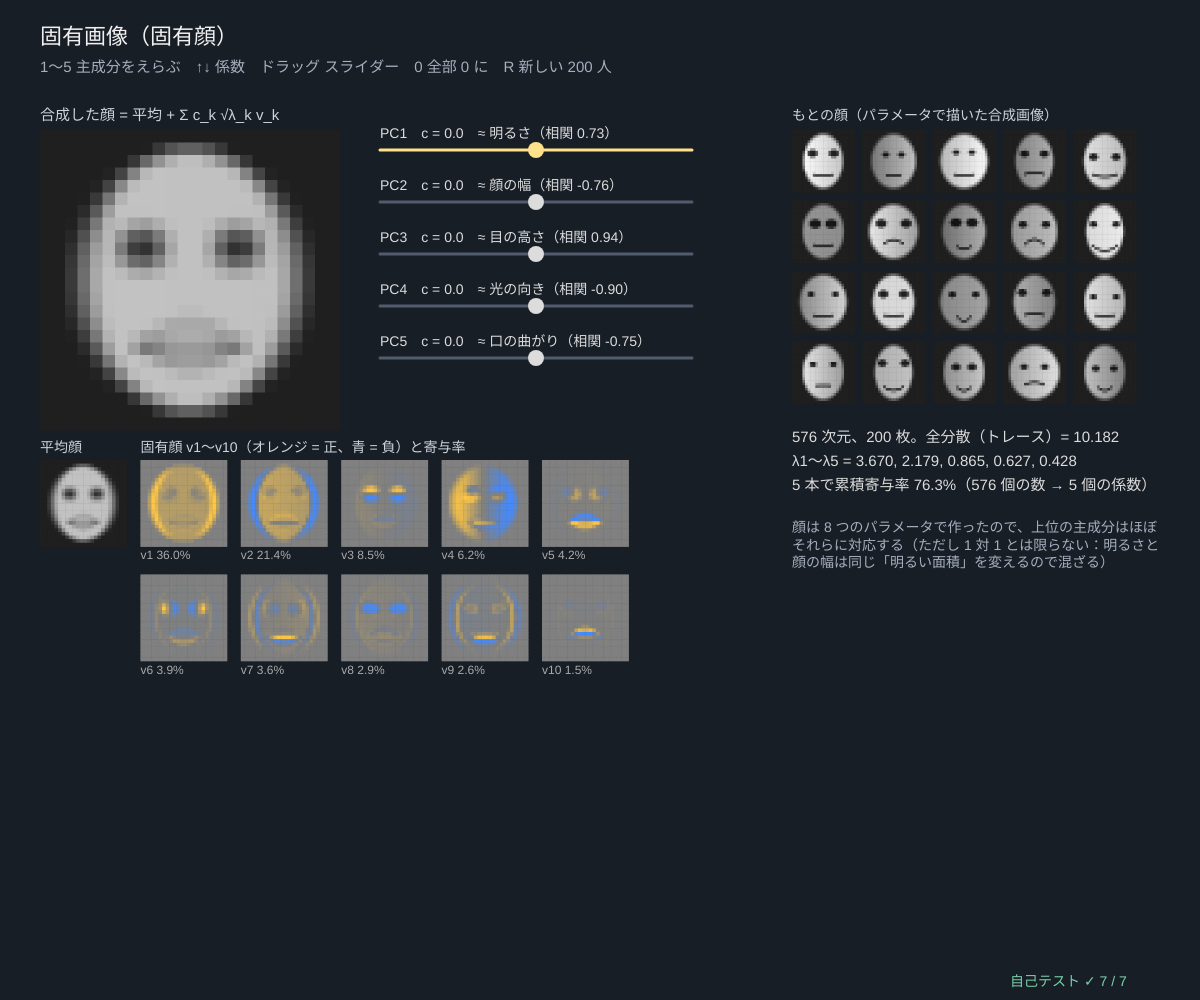
Frame 1 (no input)
Frame 60 (no input): identical to frame 1, image omitted
Frame 120 (the mouse pressed at the canvas centre since frame 60): identical to frame 1, image omitted

The p5.js sketch that drew this single still picture (run headless with seeded random() and noise() and a simulated clock; from frame 60 on, the mouse is pressed at the canvas centre):

// p5.js sketch
// ── sketch.js
// ============================================
// 08 固有画像（固有顔）─ 24×24 = 576 次元の「顔」200 枚を PCA して、顔の「変わり方」を取り出す
// 顔はパラメータ（顔の幅・目の間隔・目の高さ・目の大きさ・口の曲がり・口の幅・明るさ・光の向き）を乱数で選んで描いた合成画像
//   576 次元の共分散行列（576×576）は大きすぎるので、グラム行列 G = Xc Xcᵀ/(n − 1)（200×200）の固有ベクトル u を
//   部分空間反復法（べき乗法を 12 本まとめて）で求め、主成分 v = Xcᵀ u / ‖Xcᵀ u‖ にする（G と C の 0 でない固有値は同じ）
//   新しい顔 = 平均顔 + Σ c_k √λ_k v_k。各主成分が「どのパラメータと一番相関するか」を数で表示
// 1〜5 主成分をえらぶ / ↑↓ その係数 c（σ 単位）/ ドラッグ スライダー / 0 係数を 0 に / R 新しい 200 人
// ============================================

const NFACE = 200, KPC = 12;           // ★ 顔の数、求める主成分の数
const PNAMES = { faceW: '顔の幅', eyeDist: '目の間隔', eyeY: '目の高さ', eyeSize: '目の大きさ', mouthCurve: '口の曲がり', mouthW: '口の幅', bright: '明るさ', light: '光の向き' };
let seedF = 8, faces = [], params = [], muF = null, pc = null, coef = [0, 0, 0, 0, 0], selK = 0, dragK = -1, meaning = [];

function setup() { createCanvas(windowWidth, windowHeight); textWrap(CHAR); selfTest(); rebuild(); }
function buildFaces(seed) { seedRng(seed); let P = Array.from({ length: NFACE }, () => randomFaceParams()); return { P, F: P.map(makeFace) }; }
// ★ PCA（グラム行列のやり方）と、各主成分の意味（いちばん相関の強いパラメータ）
function analyse(P, F) {
  let mu = colMeans(F), Xc = centerCols(F, mu), r = pcaGram(Xc, KPC, 150), sc = projectData(F, mu, r.vecs, 6);
  let mean = sc[0].map((_, k) => { let best = Object.keys(PNAMES).map((p) => [p, corrOf(sc.map((s) => s[k]), P.map((q) => q[p]))]).sort((a, b) => Math.abs(b[1]) - Math.abs(a[1])); return best[0]; });
  return { mu, Xc, r, sc, mean };
}
function rebuild() { let b = buildFaces(seedF); params = b.P; faces = b.F; let a = analyse(params, faces); muF = a.mu; pc = a.r; meaning = a.mean; drawStatic(); }
function synth() { let x = muF.slice(); coef.forEach((c, k) => { let s = c * Math.sqrt(pc.vals[k]); for (let j = 0; j < x.length; j++) x[j] += s * pc.vecs[k][j]; }); return x; }
// 画像を描く（cv = 描く先。固有顔などは 1 度だけバッファに描いておき、毎フレームはそれを貼るだけ）
function drawImg(cv, v, x, y, s, signed) {
  let m = signed ? Math.max(...v.map(Math.abs)) || 1 : 1; cv.noStroke();
  for (let i = 0; i < v.length; i++) { let t = v[i] / m; if (signed) cv.fill(t > 0 ? 128 + 127 * t : 128 + 60 * t, t > 0 ? 128 + 70 * t : 128 - 10 * t, t > 0 ? 128 - 60 * t : 128 - 127 * t); else cv.fill(clampv(255 * v[i], 0, 255)); cv.rect(x + (i % FACE_N) * s, y + Math.floor(i / FACE_N) * s, s + 0.5, s + 0.5); }
}
let staticG = null;
function drawStatic() {
  if (!staticG || staticG.width !== width || staticG.height !== height) staticG = createGraphics(width, height);
  let h = staticG; h.clear(); h.textAlign(LEFT, BASELINE);
  let ey = 460, es = 3.6, step = FACE_N * es + 14;
  h.noStroke(); h.fill(205, 212, 222); h.textSize(14); h.text('平均顔', 40, ey - 8); drawImg(h, muF, 40, ey, es, false);
  h.fill(205, 212, 222); h.text('固有顔 v1〜v10（オレンジ = 正、青 = 負）と寄与率', 40 + step, ey - 8);
  for (let k = 0; k < 10; k++) { let x = 40 + step * (1 + (k % 5)), y = ey + Math.floor(k / 5) * (step + 14); drawImg(h, pc.vecs[k], x, y, es, true); h.fill(170); h.textSize(12); h.text('v' + (k + 1) + ' ' + fmtN((100 * pc.vals[k]) / pc.gramTrace, 1) + '%', x, y + FACE_N * es + 13); }
  let gx = width * 0.66, gs = 2.6, gstep = FACE_N * gs + 8;
  h.fill(205, 212, 222); h.textSize(14); h.text('もとの顔（パラメータで描いた合成画像）', gx, 120);
  for (let i = 0; i < 20; i++) drawImg(h, faces[i], gx + (i % 5) * gstep, 130 + Math.floor(i / 5) * gstep, gs, false);
}
function sliderGeo(k) { return { x: 40 + 300 + 40, y: 150 + k * 52, w: Math.min(330, width * 0.26) }; }

function draw() {
  background(24, 30, 38);
  // ---- 合成した顔（大）と平均顔
  textAlign(LEFT, BASELINE); noStroke(); fill(205, 212, 222); textSize(15); text('合成した顔 = 平均 + Σ c_k √λ_k v_k', 40, 120);
  if (!staticG || staticG.width !== width) drawStatic();
  image(staticG, 0, 0);
  drawImg(window, synth(), 40, 130, 12.5, false);
  // ---- スライダー
  for (let k = 0; k < 5; k++) {
    let g = sliderGeo(k), px = g.x + ((coef[k] + 3) / 6) * g.w;
    stroke(k === selK ? color(255, 225, 140) : color(80, 92, 108)); strokeWeight(3); line(g.x, g.y, g.x + g.w, g.y);
    noStroke(); fill(k === selK ? color(255, 225, 140) : 220); circle(px, g.y, 16);
    textSize(14); textAlign(LEFT, BASELINE); fill(220); text('PC' + (k + 1) + '　c = ' + fmtN(coef[k], 1) + '　' + (meaning[k] ? '≈ ' + PNAMES[meaning[k][0]] + '（相関 ' + fmtN(meaning[k][1], 2) + '）' : ''), g.x, g.y - 12);
  }
  // ---- 右：数字
  let gx = width * 0.66, gstep = FACE_N * 2.6 + 8, y = 130 + 4 * gstep + 30, cum = pc.vals.slice(0, 5).reduce((a, b) => a + b, 0) / pc.gramTrace;
  fill(220); textSize(15);
  text('576 次元、' + NFACE + ' 枚。全分散（トレース）= ' + fmtN(pc.gramTrace, 3), gx, y);
  text('λ1〜λ5 = ' + pc.vals.slice(0, 5).map((v) => fmtN(v, 3)).join(', '), gx, y + 24);
  text('5 本で累積寄与率 ' + fmtN(100 * cum, 1) + '%（576 個の数 → 5 個の係数）', gx, y + 48);
  fill(165, 175, 190); textSize(14); text('顔は 8 つのパラメータで作ったので、上位の主成分はほぼそれらに対応する（ただし 1 対 1 とは限らない：明るさと顔の幅は同じ「明るい面積」を変えるので混ざる）', gx, y + 80, width - gx - 30);
  noStroke(); fill(240); textSize(22); text('固有画像（固有顔）', 40, 44);
  fill(165, 175, 190); textSize(15); text('1〜5 主成分をえらぶ　↑↓ 係数　ドラッグ スライダー　0 全部 0 に　R 新しい 200 人', 40, 72);
  drawSelfTest(width - 190, height - 14);
}

function mousePressed() { dragK = -1; for (let k = 0; k < 5; k++) { let g = sliderGeo(k); if (mouseX > g.x - 10 && mouseX < g.x + g.w + 10 && Math.abs(mouseY - g.y) < 14) { dragK = k; selK = k; mouseDragged(); } } }
function mouseDragged() { if (dragK < 0) return; let g = sliderGeo(dragK); coef[dragK] = clampv(((mouseX - g.x) / g.w) * 6 - 3, -3, 3); }
function mouseReleased() { dragK = -1; }
function keyPressed() {
  for (let k = 1; k <= 5; k++) if (key === String(k)) selK = k - 1;
  if (key === UP_ARROW || key === DOWN_ARROW) coef[selK] = clampv(coef[selK] + (key === UP_ARROW ? 0.5 : -0.5), -3, 3);
  if (key === '0') coef = [0, 0, 0, 0, 0];
  if (key === 'r' || key === 'R') { seedF++; coef = [0, 0, 0, 0, 0]; rebuild(); }
  return false;
}

// ---- 自己テスト
function selfTest() {
  selfTestResults = [];
  let b = buildFaces(8), a = analyse(b.P, b.F), n = NFACE, Cv = (v) => { let t = a.Xc.map((r) => dotv(r, v)), out = new Array(v.length).fill(0); a.Xc.forEach((r, i) => { for (let j = 0; j < r.length; j++) out[j] += (t[i] * r[j]) / (n - 1); }); return out; };
  let tr = a.r.gramTrace, trC = a.Xc.reduce((s, r) => s + dotv(r, r), 0) / (n - 1);
  check('グラム行列のトレース = 共分散行列のトレース（全分散）', near(tr, trC, 1e-12 * trC));
  check('12 本の主成分は正規直交（1e-9）', orthoError(a.r.vecs) < 1e-9);
  check('C v = λ v（C は作らずに Xcᵀ(Xc v)/(n − 1) で確かめる。ずれ ≤ 1e-8 × トレース）', a.r.vecs.every((v, k) => { let w = Cv(v); return w.every((x, j) => Math.abs(x - a.r.vals[k] * v[j]) < 1e-8 * tr); }));
  seedRng(3); let v = unitv(b.F[0].map(() => gaussRnd())); for (let it = 0; it < 300; it++) v = unitv(Cv(v));
  check('576 次元で直接べき乗法（300 回）の λ1 と一致（1e-8）、向きも同じ', near(dotv(v, Cv(v)), a.r.vals[0], 1e-8 * tr) && angleBetween(v, a.r.vecs[0]) < 1e-3);
  let E = b.F.reduce((s, r, i) => { let xh = reconstructRow(projectData([r], a.mu, a.r.vecs, KPC)[0], a.mu, a.r.vecs); return s + r.reduce((q, x, j) => q + (x - xh[j]) ** 2, 0); }, 0) / (n - 1);
  check('12 本で復元した誤差 Σ‖x − x_hat‖²/(n − 1) = トレース − (λ1 + … + λ12)', near(E, tr - a.r.vals.reduce((s, l) => s + l, 0), 1e-9 * tr));
  check('上位 6 本の主成分は、それぞれどれかのパラメータと |相関| ≥ 0.6', a.mean.every((m) => Math.abs(m[1]) >= 0.6));
  check('「口の曲がり」と強く相関する（≥ 0.7）主成分が上位 6 本の中にある', a.mean.some((m) => m[0] === 'mouthCurve' && Math.abs(m[1]) >= 0.7));
  reportSelfTest();
}

// ---------- やってみよう ----------
// 1. PC1〜PC5 の係数を 1 つずつ ±3 まで動かし、顔の何が変わるか言葉にしよう（表示の「≈」と合っている？）
// 2. 全部の係数を ±3 にすると、ありえない顔になる？ それはなぜ？
// 3. randomFaceParams の範囲を変えて（例：口の曲がりを 0 に固定）R を押すと、固有顔はどう変わる？
// 4. 寄与率を見て、何本あれば「だいたいの顔」が作れるか考えよう（07 の復元）
// 5. 本物の顔写真の固有顔は、位置合わせや明るさの影響を強く受ける。この合成データで「光の向き」の主成分を探そう

// ==================================================
// ここから下は「主成分分析の道具」（中身は読まなくても OK。消さないでね）
// ==================================================
// ---- 数の表示と安全のための道具
function clampv(v, a, b) { return v < a ? a : v > b ? b : v; }
function fin(v, fb) { return typeof v === 'number' && isFinite(v) ? v : fb === undefined ? 0 : fb; }   // NaN・∞ を fb に
function fmtN(v, d) {                                                  // 数を小数 d 桁で（NaN は「?」）
  if (typeof v !== 'number' || !isFinite(v)) return '?';
  let s = v.toFixed(d === undefined ? 2 : d);
  return /^-0(\.0*)?$/.test(s) ? s.slice(1) : s;
}
function fmtVec(v, d) { return '(' + v.map((x) => fmtN(x, d)).join(', ') + ')'; }
// ---- 種つきの乱数（同じ種なら毎回同じ列）
let rngState = 1;
function seedRng(s) { rngState = (s >>> 0) || 1; }
function rnd() {                       // 0〜1 の一様乱数（mulberry32）
  rngState = (rngState + 0x6d2b79f5) >>> 0;
  let t = rngState;
  t = Math.imul(t ^ (t >>> 15), t | 1);
  t ^= t + Math.imul(t ^ (t >>> 7), t | 61);
  return ((t ^ (t >>> 14)) >>> 0) / 4294967296;
}
function rndRange(a, b) { return a + (b - a) * rnd(); }
function gaussRnd() {                  // 標準正規分布（ボックス-ミュラー法）
  let u = Math.max(1e-12, rnd()), v = rnd();
  return Math.sqrt(-2 * Math.log(u)) * Math.cos(2 * Math.PI * v);
}
// ---- 行列の道具。データ X は「n 行 × d 列」（1 行 = 1 個のデータ）、ベクトルは配列
function zerosMat(n, m) { return Array.from({ length: n }, () => new Array(m).fill(0)); }
function eyeMat(n) { let I = zerosMat(n, n); for (let i = 0; i < n; i++) I[i][i] = 1; return I; }
function matT(A) { return A[0].map((_, j) => A.map((r) => r[j])); }
function matMul(A, B) {
  let n = A.length, q = B.length, m = B[0].length, C = zerosMat(n, m);
  for (let i = 0; i < n; i++) for (let k = 0; k < q; k++) { let a = A[i][k]; if (a === 0) continue; for (let j = 0; j < m; j++) C[i][j] += a * B[k][j]; }
  return C;
}
function matVec(A, x) { return A.map((r) => dotv(r, x)); }
function dotv(a, b) { let s = 0; for (let i = 0; i < a.length; i++) s += a[i] * b[i]; return s; }
function vlen(a) { return Math.sqrt(dotv(a, a)); }
function unitv(a) { let L = vlen(a); return L > 1e-300 ? a.map((x) => x / L) : a.map((_, i) => (i === 0 ? 1 : 0)); }
function maxAbsDiff(A, B) { let m = 0; for (let i = 0; i < A.length; i++) for (let j = 0; j < A[i].length; j++) m = Math.max(m, Math.abs(A[i][j] - B[i][j])); return m; }
function colMeans(X) {                 // 平均ベクトル（列ごとの平均）
  let d = X[0].length, mu = new Array(d).fill(0);
  for (let r of X) for (let j = 0; j < d; j++) mu[j] += r[j];
  return mu.map((s) => s / Math.max(1, X.length));
}
function centerCols(X, mu) { return X.map((r) => r.map((v, j) => v - mu[j])); }   // 平均を引く（中心化）
// ★ 共分散行列 C = Xcᵀ Xc / (n − 1)（n − 1 で割る「不偏」の約束。点が 1 個以下ならゼロ行列）
function covMatrix(X) {
  let n = X.length, d = X[0].length, mu = colMeans(X), C = zerosMat(d, d);
  if (n < 2) return C;
  for (let r of X) for (let i = 0; i < d; i++) { let a = r[i] - mu[i]; for (let j = i; j < d; j++) C[i][j] += a * (r[j] - mu[j]); }
  for (let i = 0; i < d; i++) for (let j = i; j < d; j++) { C[i][j] /= n - 1; C[j][i] = C[i][j]; }
  return C;
}
// ★ ヤコビ法（対称行列の固有値分解）：非対角を 1 つずつ回転で 0 にしていく。d ≤ 64 くらいまで
// 戻り値 vals = 固有値（大きい順）、vecs[k] = k 番目の固有ベクトル（長さ 1、いちばん大きい成分を正に）
function jacobiEigen(C, maxSweeps) {
  let d = C.length, A = C.map((r) => r.slice()), V = eyeMat(d);
  for (let sw = 0; sw < (maxSweeps || 80); sw++) {
    let off = 0, tot = 0;
    for (let i = 0; i < d; i++) for (let j = 0; j < d; j++) { let a = A[i][j] * A[i][j]; tot += a; if (i !== j) off += a; }
    if (!(off > 1e-30 * tot)) break;
    for (let p = 0; p < d - 1; p++) for (let q = p + 1; q < d; q++) {
      let apq = A[p][q];
      if (Math.abs(apq) < 1e-300) continue;
      let th = (A[q][q] - A[p][p]) / (2 * apq);
      let t = th === 0 ? 1 : Math.sign(th) / (Math.abs(th) + Math.sqrt(th * th + 1));
      let c = 1 / Math.sqrt(t * t + 1), s = t * c;
      for (let k = 0; k < d; k++) { let akp = A[k][p], akq = A[k][q]; A[k][p] = c * akp - s * akq; A[k][q] = s * akp + c * akq; }
      for (let k = 0; k < d; k++) { let apk = A[p][k], aqk = A[q][k]; A[p][k] = c * apk - s * aqk; A[q][k] = s * apk + c * aqk; }
      for (let k = 0; k < d; k++) { let vkp = V[k][p], vkq = V[k][q]; V[k][p] = c * vkp - s * vkq; V[k][q] = s * vkp + c * vkq; }
    }
  }
  let idx = Array.from({ length: d }, (_, i) => i).sort((a, b) => A[b][b] - A[a][a]);
  let vecs = idx.map((k) => { let v = V.map((r) => r[k]), big = 0; for (let i = 0; i < d; i++) if (Math.abs(v[i]) > Math.abs(v[big]) + 1e-12) big = i; return v[big] < 0 ? v.map((x) => -x) : v; });
  return { vals: idx.map((k) => A[k][k]), vecs };
}
function traceOf(C) { let s = 0; for (let i = 0; i < C.length; i++) s += C[i][i]; return s; }
// C V = V Λ の残り（いちばん大きいずれ）と、固有ベクトルどうしの直交のずれ
function eigResidual(C, eg) { let m = 0; eg.vecs.forEach((v, k) => { let Cv = matVec(C, v); for (let i = 0; i < v.length; i++) m = Math.max(m, Math.abs(Cv[i] - eg.vals[k] * v[i])); }); return m; }
function orthoError(vecs) { let m = 0; for (let a = 0; a < vecs.length; a++) for (let b = 0; b < vecs.length; b++) m = Math.max(m, Math.abs(dotv(vecs[a], vecs[b]) - (a === b ? 1 : 0))); return m; }
// 射影（主成分得点）と復元：score = (x − μ)·v_k、x_hat = μ + Σ score_k v_k（k 個まで）
function projectData(X, mu, vecs, k) { return X.map((r) => vecs.slice(0, k).map((v) => { let s = 0; for (let j = 0; j < r.length; j++) s += (r[j] - mu[j]) * v[j]; return s; })); }
function reconstructRow(score, mu, vecs) { let x = mu.slice(); score.forEach((s, k) => { for (let j = 0; j < x.length; j++) x[j] += s * vecs[k][j]; }); return x; }
function angleBetween(u, v) {          // 向きのちがい（符号は無視、0〜90°）。小さい角も正確に：atan2(‖v − (v·u)u‖, |v·u|)
  let a = unitv(u), b = unitv(v), c = dotv(a, b), r = 0; for (let i = 0; i < a.length; i++) r += (b[i] - c * a[i]) ** 2;
  return (Math.atan2(Math.sqrt(r), Math.abs(c)) * 180) / Math.PI;
}
function corrOf(a, b) {                // 相関係数
  let n = a.length, ma = a.reduce((s, v) => s + v, 0) / n, mb = b.reduce((s, v) => s + v, 0) / n, sab = 0, saa = 0, sbb = 0;
  for (let i = 0; i < n; i++) { sab += (a[i] - ma) * (b[i] - mb); saa += (a[i] - ma) ** 2; sbb += (b[i] - mb) ** 2; }
  return saa > 0 && sbb > 0 ? sab / Math.sqrt(saa * sbb) : 0;
}
// ★ 大きいほうから k 個の固有ベクトルだけを求める「部分空間反復法」（べき乗法を k 本まとめて回し、毎回直交化）
// applyM(v) = M v を返す関数（M を作らなくてよい）。最後に k×k の小さい行列をヤコビ法で（レイリー-リッツ）
function orthonormalize(Q) {           // グラム-シュミット（修正版）
  for (let a = 0; a < Q.length; a++) {
    for (let b = 0; b < a; b++) { let p = dotv(Q[a], Q[b]); for (let i = 0; i < Q[a].length; i++) Q[a][i] -= p * Q[b][i]; }
    let L = vlen(Q[a]);
    if (L < 1e-12) { Q[a] = Q[a].map(() => gaussRnd()); a--; continue; }
    for (let i = 0; i < Q[a].length; i++) Q[a][i] /= L;
  }
  return Q;
}
function subspaceEigen(applyM, dim, k, iters, tol) {
  let Q = orthonormalize(Array.from({ length: k }, () => Array.from({ length: dim }, () => gaussRnd())));
  for (let it = 0; it < iters; it++) {
    let Z = orthonormalize(Q.map((q) => applyM(q)));
    let diff = 0; for (let a = 0; a < k; a++) diff = Math.max(diff, 1 - Math.abs(dotv(Z[a], Q[a])));
    Q = Z; if (tol && diff < tol && it > 5) break;
  }
  let MQ = Q.map((q) => applyM(q)), T = Q.map((qa) => MQ.map((mb) => dotv(qa, mb)));
  for (let a = 0; a < k; a++) for (let b = 0; b < a; b++) T[a][b] = T[b][a] = (T[a][b] + T[b][a]) / 2;
  let eg = jacobiEigen(T);
  let vecs = eg.vecs.map((w) => { let v = new Array(dim).fill(0); w.forEach((c, a) => { for (let i = 0; i < dim; i++) v[i] += c * Q[a][i]; }); let big = 0; for (let i = 0; i < dim; i++) if (Math.abs(v[i]) > Math.abs(v[big]) + 1e-12) big = i; return v[big] < 0 ? v.map((x) => -x) : v; });
  return { vals: eg.vals, vecs };
}
// ★ 次元 d が点の数 n より大きいとき：グラム行列 G = Xc Xcᵀ / (n − 1)（n×n）の固有ベクトル u から
// 主成分 v = Xcᵀ u / ‖Xcᵀ u‖ を作る（G と C は 0 でない固有値が同じ）。u は部分空間反復法で上から k 個
function pcaGram(Xc, k, iters) {
  let n = Xc.length, d = Xc[0].length;
  let G = Xc.map((a) => Xc.map((b) => dotv(a, b) / Math.max(1, n - 1)));
  let eg = subspaceEigen((u) => matVec(G, u), n, Math.min(k + 2, n), iters || 120, 1e-13);   // 2 本多めに回すと k 本目までの収束が速い
  let vecs = eg.vecs.slice(0, k).map((u) => { let v = new Array(d).fill(0); for (let i = 0; i < n; i++) for (let j = 0; j < d; j++) v[j] += u[i] * Xc[i][j]; return unitv(v); });
  return { vals: eg.vals.slice(0, k).map((l) => Math.max(0, l)), vecs, gramTrace: traceOf(G) };
}
// ---- パラメータで描く 24×24 の「顔」（0〜1 の明るさ、ぼかした縁）。実在のデータではなく合成
const FACE_N = 24;
function soft(dd, w) { return clampv(0.5 - dd / w, 0, 1); }            // 縁をなめらかに（dd < 0 が内側）
function makeFace(p) {
  let img = new Array(FACE_N * FACE_N).fill(0), c = (FACE_N - 1) / 2;
  for (let y = 0; y < FACE_N; y++) for (let x = 0; x < FACE_N; x++) {
    let u = (x - c) / c, v = (y - c) / c;                              // −1〜1
    let fr = Math.hypot(u / p.faceW, v / 0.9) - 1, inFace = soft(fr * 6, 1);
    let shade = p.bright * (1 + 0.35 * p.light * u);                  // 光の向き（左右の明るさの差）
    let val = 0.12 + inFace * (shade - 0.12);
    for (let s of [-1, 1]) {                                          // 目
      let ex = u - s * p.eyeDist, ey = v - p.eyeY, er = Math.hypot(ex / 1.3, ey) - p.eyeSize;
      val -= inFace * soft(er * 14, 1) * shade * 0.85;
    }
    let mx = u / p.mouthW, my = v - (0.45 + p.mouthCurve * (0.2 - 0.2 * mx * mx));   // 口：放物線（mouthCurve > 0 で笑顔）
    if (Math.abs(mx) < 1) val -= inFace * soft((Math.abs(my) - 0.045) * 18, 1) * shade * 0.7;
    img[x + FACE_N * y] = clampv(val, 0, 1);
  }
  return img;
}
function randomFaceParams() {
  return { faceW: rndRange(0.62, 0.86), eyeDist: rndRange(0.25, 0.42), eyeY: rndRange(-0.32, -0.12), eyeSize: rndRange(0.08, 0.15),
    mouthCurve: rndRange(-1, 1), mouthW: rndRange(0.25, 0.45), bright: rndRange(0.55, 0.95), light: rndRange(-1, 1) };
}
// ---- 自己テストの道具
let selfTestResults = [];
function check(name, cond) { selfTestResults.push({ name, ok: !!cond }); }
function near(a, b, tol) { return a !== null && a !== undefined && isFinite(a) && Math.abs(a - b) <= (tol === undefined ? 1e-9 : tol); }
function noNaN(v) { return Array.isArray(v) ? v.every(noNaN) : !(typeof v === 'number' && !isFinite(v)); }
function reportSelfTest() { for (let r of selfTestResults) (r.ok ? console.log : console.error)((r.ok ? '✓ ' : '✗ ') + r.name); }
function selfTestLine() { let n = selfTestResults.filter((r) => r.ok).length; return '自己テスト ' + (n === selfTestResults.length && n > 0 ? '✓ ' : '✗ ') + n + ' / ' + selfTestResults.length; }
function selfTestOk() { return selfTestResults.length > 0 && selfTestResults.every((r) => r.ok); }
function drawSelfTest(x, y) { noStroke(); fill(selfTestOk() ? color(120, 210, 170) : color(255, 90, 90)); textSize(14); textAlign(LEFT, BASELINE); text(selfTestLine(), x, y); }
